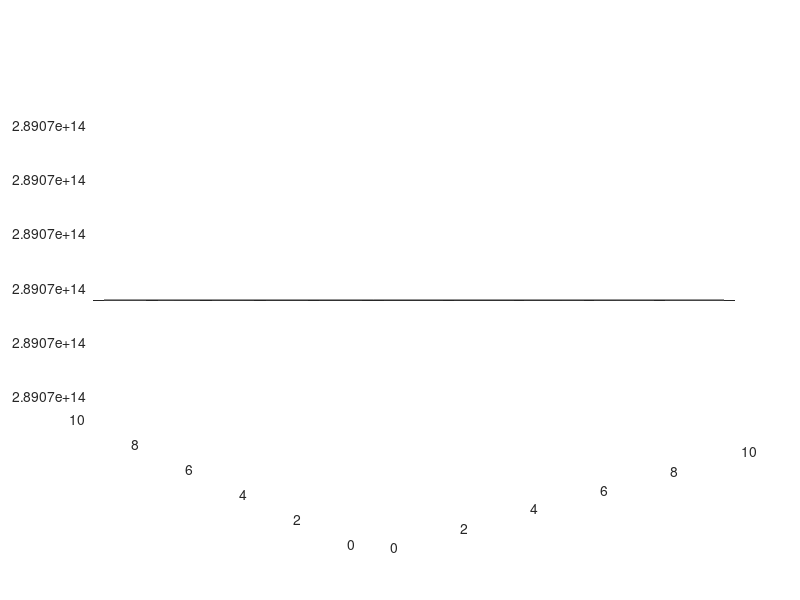

The MATLAB script that drew this image:
%SOURCE=[1,2,3,4,5,6,7,8,9,10,11,12;1,2,3,4,5,6,7,8,9,10,11,12;1,2,3,4,5,6,7,8,9,10,11,12;1,2,3,4,5,6,7,8,9,10,11,12;1,2,3,4,5,6,7,8,9,10,11,12;1,2,3,4,5,6,7,8,9,10,11,12;1,2,3,4,5,6,7,8,9,10,11,12;1,2,3,4,5,6,7,8,9,10,11,12;]
SOURCE=meshgrid(1:10,1:10)
%SOURCE=[1,1,1,1,1,1,1,1,1,1;2,2,2,2,2,2,2,2,2,2;3,3,3,3,3,3,3,3,3,3;4,4,4,4,4,4,4,4,4,4;5,5,5,5,5,5,5,5,5,5;6,6,6,6,6,6,6,6,6,6;7,7,7,7,7,7,7,7,7,7;8,8,8,8,8,8,8,8,8,8;9,9,9,9,9,9,9,9,9,9;10,10,10,10,10,10,10,10,10,10]
mysize=size(SOURCE)
ly=mysize(1)
lx=mysize(2)
maximum=sqrt((lx/2).^2+(ly/2).^2);
        %vi4islyaem ro-theta 4etverti
        for i=1:(lx/2)
        for j=1:(ly/2)
            x=i
            y=j
            Iro(j,i)=sqrt(x.^2+y.^2)/maximum
            Itheta(j,i)=atan2(y,x)
        end
        end
        for i=1:(lx/2)
        for j=1:(ly/2)
            x=i
            y=-j
            IIro(j,i)=sqrt(x.^2+y.^2)/maximum
            IItheta(j,i)=atan2(y,x)
        end
        end
        for i=1:(lx/2)
        for j=1:(ly/2)
            x=-i
            y=j
            IIIro(j,i)=sqrt(x.^2+y.^2)/maximum
            IIItheta(j,i)=atan2(y,x)
        end
        end
        for i=1:(lx/2)
        for j=1:(ly/2)
            x=-i
            y=-j
            IVro(j,i)=sqrt(x.^2+y.^2)/maximum
            IVtheta(j,i)=atan2(y,x)
        end
        end
        %perevora4ivaem 4etverti
        tempr=IIIro
        tempt=IIItheta
        for i=1:lx/2
        for j=1:ly/2
            IIIro(j,i)=tempr(round(ly/2)+1-j,round(lx/2)+1-i)
            IIItheta(j,i)=tempt(round(ly/2)+1-j,round(lx/2)+1-i)
        end
        end
        tempr=Iro
        tempt=Itheta
        
        for i=1:lx/2
        for j=1:ly/2
            Iro(j,i)=tempr(round(ly/2)+1-j,i)
            Itheta(j,i)=tempt(round(ly/2)+1-j,i)
        end
        end
        tempr=IVro
        tempt=IVtheta
        for i=1:lx/2
        for j=1:ly/2
            IVro(j,i)=tempr(j,round(lx/2)+1-i)
            IVtheta(j,i)=tempt(j,round(lx/2)+1-i)
        end
        end
        clear tempr tempt 
        %forming ro-theta matrix together
        for i=1:(lx/2)
        for j=1:(ly/2)
            ro(j+round(ly/2),i+round(lx/2))=IIro(j,i)
            ro(j,i+round(lx/2))=Iro(j,i)
            ro(j,i)=IIIro(j,i)
            ro(j+round(ly/2),i)=IVro(j,i)
        end
        end
        for i=1:(lx/2)
        for j=1:(ly/2)
            theta(j+round(ly/2),i+round(lx/2))=IItheta(j,i)
            theta(j,i+round(lx/2))=Itheta(j,i)
            theta(j,i)=IIItheta(j,i)
            theta(j+round(ly/2),i)=IVtheta(j,i)
        end
        end
        clear Iro IIro IIIro IVro Itheta IVtheta IIItheta IItheta
        %vi4islyaem polynomials
        for i=1:(lx)
        for j=1:(ly)
            %prep
            tro=ro(j,i)
            ttheta=theta(j,i)
            ro2=tro*tro
            ro3=ro2*tro
            ro4=ro2*ro2
            ro5=ro4*tro
            ro6=ro4*ro2
            ro8=ro6*ro2
            %polynomials
            P0(j,i)=0
            P1(j,i)=tro*cos(ttheta)
            P2(j,i)=tro*sin(ttheta)
            P3(j,i)=2*ro2-1
            P4(j,i)=ro2*cos(2*ttheta)
            P5(j,i)=ro2*sin(2*ttheta)
            P6(j,i)=(3*ro2-2)*tro*cos(ttheta)
            P7(j,i)=(3*ro2-2)*tro*sin(ttheta)
            P8(j,i)=6*ro4-6*ro2+1
            P9(j,i)=ro3*cos(3*ttheta)
            P10(j,i)=ro3*sin(3*ttheta)
            P11(j,i)=(4*ro2-3)*ro2*cos(2*ttheta)
            P12(j,i)=(4*ro2-3)*ro2*sin(2*ttheta)
            P13(j,i)=(10*ro4-12*ro2+3)*tro*cos(ttheta)
            P14(j,i)=(10*ro4-12*ro2+3)*tro*sin(ttheta)
            P15(j,i)=20*ro6-30*ro4+12*ro2-1
            P16(j,i)=ro4*cos(4*ttheta)
            P17(j,i)=ro4*sin(4*ttheta)
            P18(j,i)=(5*ro2-4)*ro3*cos(3*ttheta)
            P19(j,i)=(5*ro2-4)*ro3*sin(3*ttheta)
            P20(j,i)=(15*ro4-20*ro2+6)*ro2*cos(2*ttheta)
            P21(j,i)=(15*ro4-20*ro2+6)*ro2*sin(2*ttheta)
            P22(j,i)=(35*ro6-60*ro4+30*ro2-4)*tro*cos(ttheta)
            P23(j,i)=(35*ro6-60*ro4+30*ro2-4)*tro*sin(ttheta)
            P24(j,i)=70*ro8-140*ro6+90*ro4-20*ro2+1
            P25(j,i)=ro5*cos(5*ttheta)
            P26(j,i)=ro5*sin(5*ttheta)
            P27(j,i)=(6*ro2-5)*ro4*cos(4*ttheta)
            P28(j,i)=(6*ro2-5)*ro4*sin(4*ttheta)
            P29(j,i)=(21*ro4-30*ro2+10)*ro3*cos(3*ttheta)
            P30(j,i)=(21*ro4-30*ro2+10)*ro3*sin(3*ttheta)
            P31(j,i)=(56*ro6-105*ro4+60*ro2-10)*ro2*cos(2*ttheta)
            P32(j,i)=(56*ro6-105*ro4+60*ro2-10)*ro2*sin(2*ttheta)
            P33(j,i)=(126*ro8-280*ro6+210*ro4-60*ro2+5)*tro*cos(ttheta)
            P34(j,i)=(126*ro8-280*ro6+210*ro4-60*ro2+5)*tro*sin(ttheta)
            P35(j,i)=252*ro8*ro2-630*ro8+560*ro6-210*ro4+30*ro2-1
            P36(j,i)=924*ro8*ro4-2772*ro8*ro2+3150*ro8-1680*ro6+420*ro4-42*ro2+1
        end
        end
        %LSES
        amo=1
        for i=1:lx
        for j=1:ly
            tempmatp(amo,:)=[P0(j,i), P1(j,i), P2(j,i), P3(j,i), P4(j,i), P5(j,i), P6(j,i), P7(j,i),...
                P8(j,i), P9(j,i), P10(j,i), P11(j,i), P12(j,i), P13(j,i), P14(j,i), P15(j,i), P16(j,i),...
                P17(j,i), P18(j,i), P19(j,i), P20(j,i), P21(j,i), P22(j,i), P23(j,i), P24(j,i), P25(j,i),...
                P26(j,i), P27(j,i), P28(j,i), P29(j,i), P30(j,i), P31(j,i), P32(j,i), P33(j,i), P34(j,i), P35(j,i), P36(j,i)]
            tempmats(amo,:)=SOURCE(j,i)
            amo=amo+1
            if (amo==(lx*ly) ) break 
            end
        end
            if (amo==(lx*ly) ) break
            end
        end  
        C=linsolve(tempmatp,tempmats)
        clear tempmatp tempmats
        %changing coeffs - decoment and put number instead of X to change coef
        
        C(2,1)=0
        
        %forming result matrix
        for i=1:(lx)
        for j=1:(ly)
            RESULT(j,i)=C(1,1)+C(2,1)*P1(j,i)+C(3,1)*P2(j,i)...
                +C(4,1)*P3(j,i)+C(5,1)*P4(j,i)+C(6,1)*P5(j,i)+C(7,1)*P6(j,i)+...
                C(8,1)*P7(j,i)+C(9,1)*P8(j,i)+C(10,1)*P9(j,i)+C(11,1)*P10(j,i)...
                +C(12,1)*P11(j,i)+C(13,1)*P12(j,i)+C(14,1)*P13(j,i)+C(15,1)*P14(j,i)...
                +C(16,1)*P15(j,i)+C(17,1)*P16(j,i)+C(18,1)*P17(j,i)+C(19,1)*P18(j,i)...
                +C(20,1)*P19(j,i)+C(21,1)*P20(j,i)+C(22,1)*P21(j,i)+C(23,1)*P22(j,i)...
                +C(24,1)*P23(j,i)+C(25,1)*P24(j,i)+C(26,1)*P25(j,i)+C(27,1)*P26(j,i)...
                +C(28,1)*P27(j,i)+C(29,1)*P28(j,i)+C(30,1)*P29(j,i)+C(31,1)*P30(j,i)...
                +C(32,1)*P31(j,i)+C(33,1)*P32(j,i)+C(34,1)*P33(j,i)+C(35,1)*P34(j,i)...
                +C(36,1)*P35(j,i)+C(37,1)*P36(j,i)
        end
        end
        %surf(SOURCE)
        surf(RESULT)